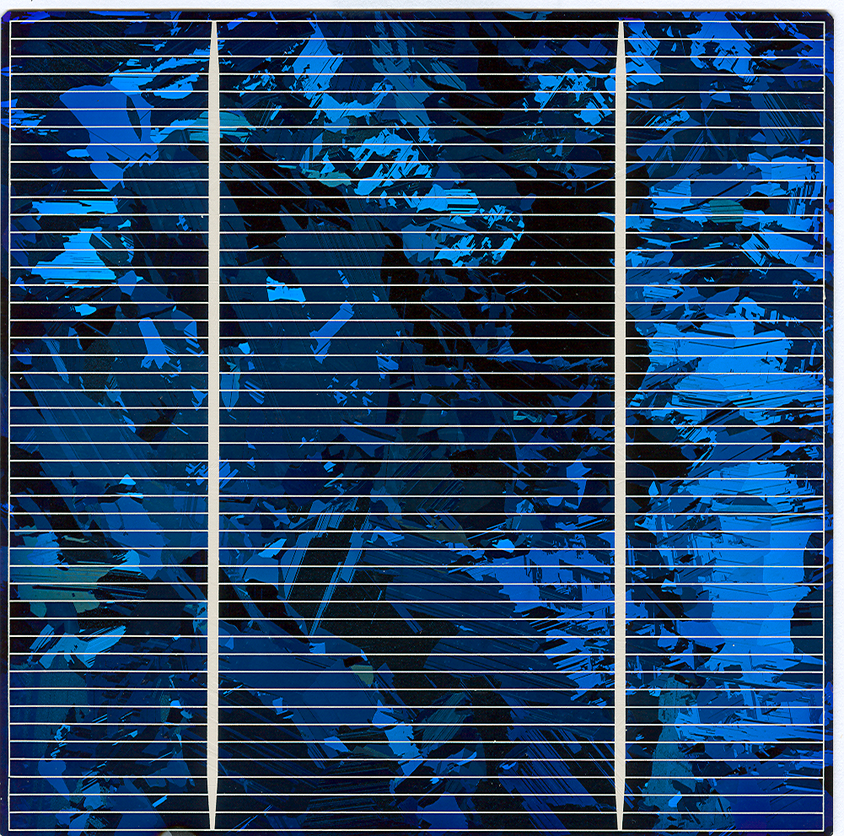
//> input picture figure/test2.png, 844 x 836 px, shrunk from 1001 x 991 before the run
$ ./histgram   (built with g++ and OpenCV 4)
//> lines starting //> are read from the running program, lines starting //| are printed output that depends on the picture

#include <iostream>
#include <opencv2/opencv.hpp>


using namespace std;
using namespace cv;

int main()
{

    cv::Mat image = imread("figure/test2.png", 0);
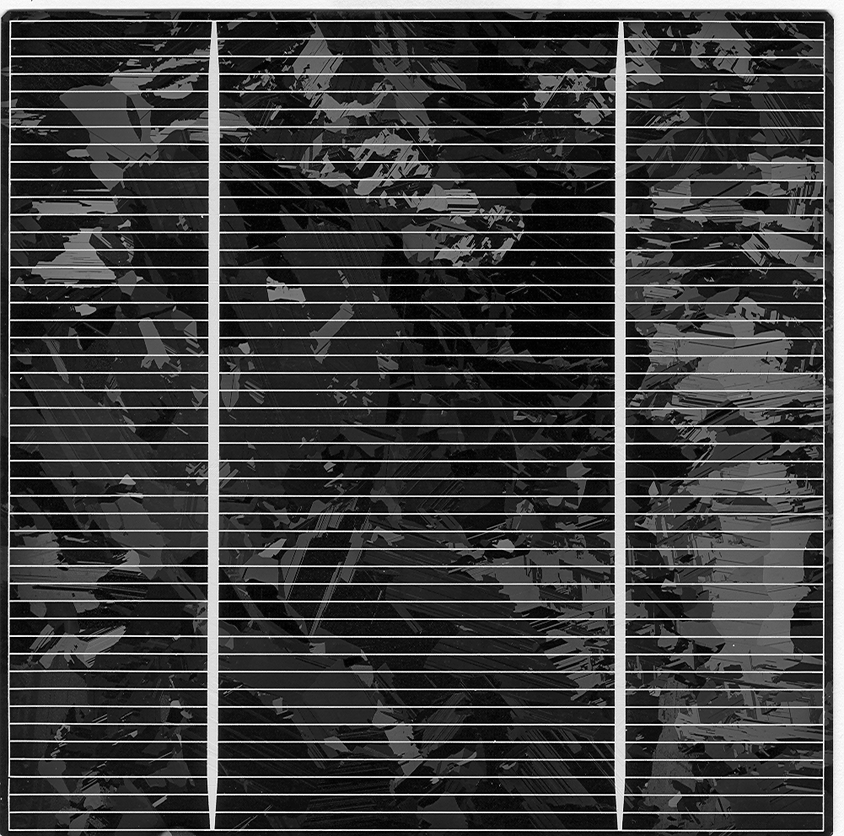
//> image: 836 rows x 844 cols, CV_8UC1; min 0, max 255, mean 63.1
    cv::Mat hisGraph =  Mat::zeros(Size(300, 100), CV_8UC3);

    float histgram[256] = {0};

    for(int i = 0; i < image.rows; i++)
    {
        //uchar* data = image.ptr<uchar>(i);
        for(int j = 0; j < image.cols; j++)
        {
            int  gray = image.at<uchar>(i,j);
            //0b 1g 2r
            // rgb2gray: rgb =
            histgram[gray] += 1;
        }
    }
//> after the loop, histgram = 256 values, max 16046 at index 0, min 318 at index 147, mean 2756.2

    for(int i = 0; i < 256; i++)
    {
    cv::Point pt1,pt2;
    pt1.x = i;
    pt1.y = 100;
    pt2.x = i;
    pt2.y = 100 * (1 - histgram[i] / (image.cols * image.rows)) ;
    line(hisGraph,pt1,pt2,CV_RGB(255,0,0),1,8,0);
    }
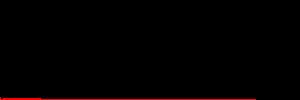
//> hisGraph: 100 rows x 300 cols, CV_8UC3; mean B, G, R 0, 0, 2.5

    imshow("image",image);
    imshow("histgram",hisGraph);

    while(true)
    {
        int c;
        c = waitKey(20);
//> the Esc key is pressed
        if (27 == (char) c)
            break;
    }

    return 0;
}

$ run again, with figure/2.jpg saved as figure/test2.png
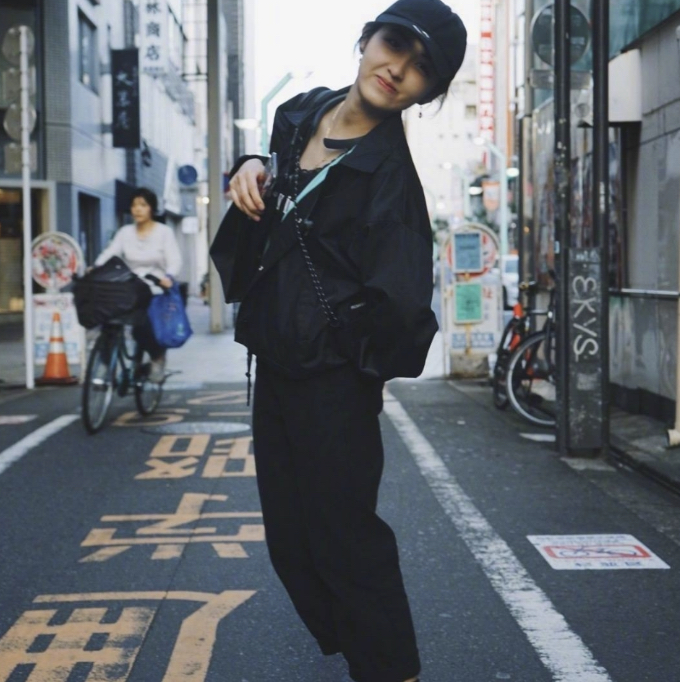
//> input picture figure/2.jpg, 680 x 682 px
//> `cv::Mat image = imread("figure/test2.png", 0);`:
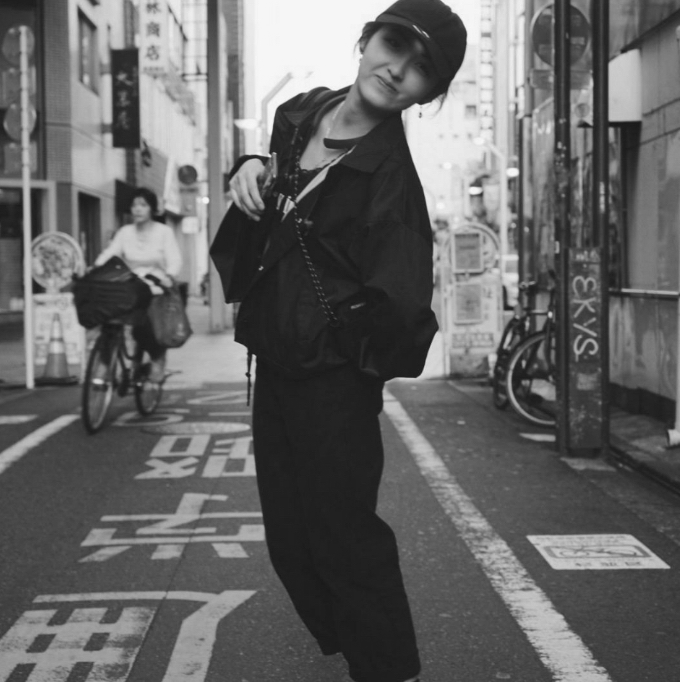
//> image: 682 rows x 680 cols, CV_8UC1; min 23, max 248, mean 101.2
//> after the loop `for(int i = 0; i < image.rows; i++)`: histgram = 256 values, max 13080 at index 32, min 0 at index 0, mean 1811.6

$ run again, with figure/3.jpeg saved as figure/test2.png
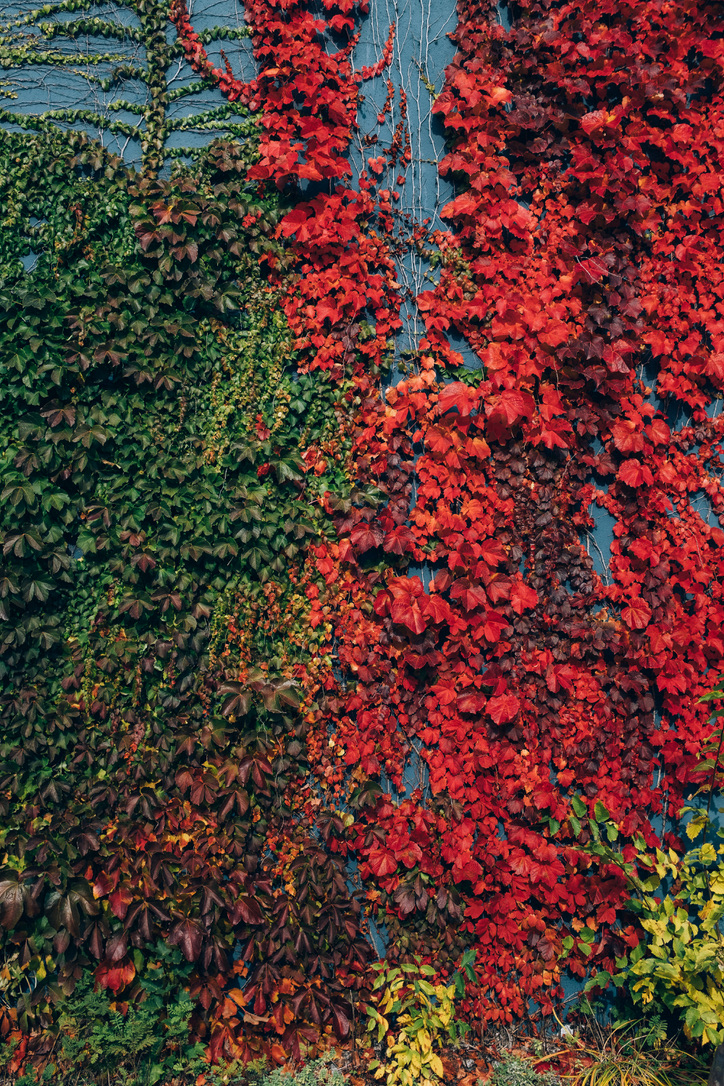
//> input picture figure/3.jpeg, 724 x 1086 px
//> `cv::Mat image = imread("figure/test2.png", 0);`:
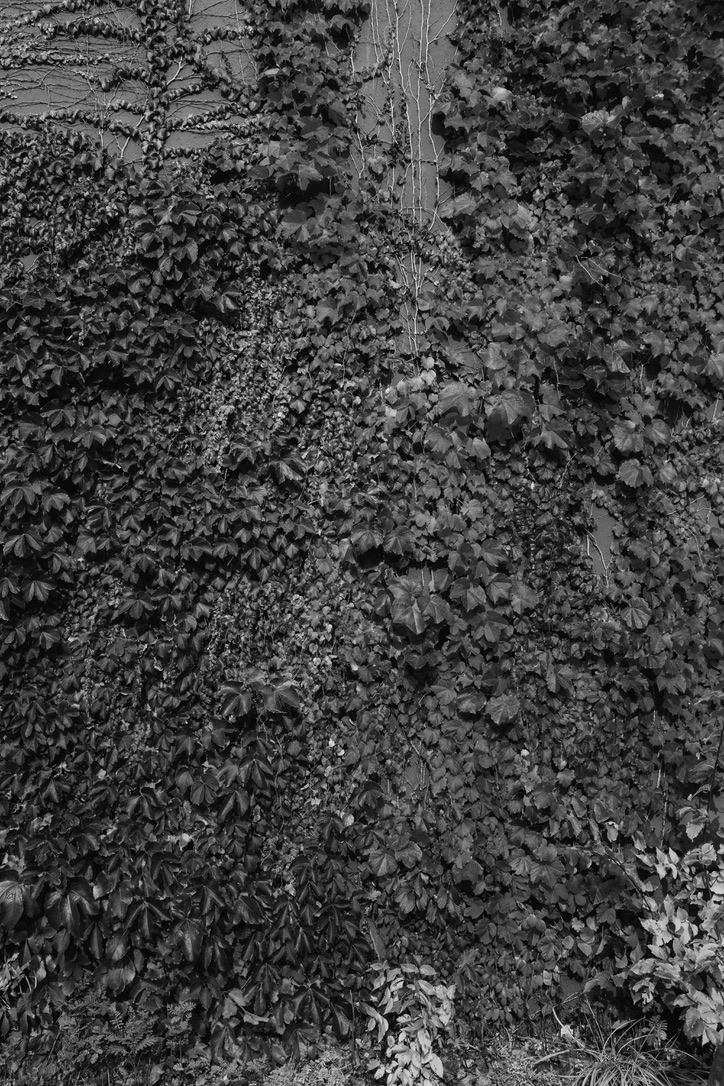
//> image: 1086 rows x 724 cols, CV_8UC1; min 0, max 242, mean 65.2
//> after the loop `for(int i = 0; i < image.rows; i++)`: histgram = 256 values, max 8961 at index 12, min 0 at index 229, mean 3071.3
